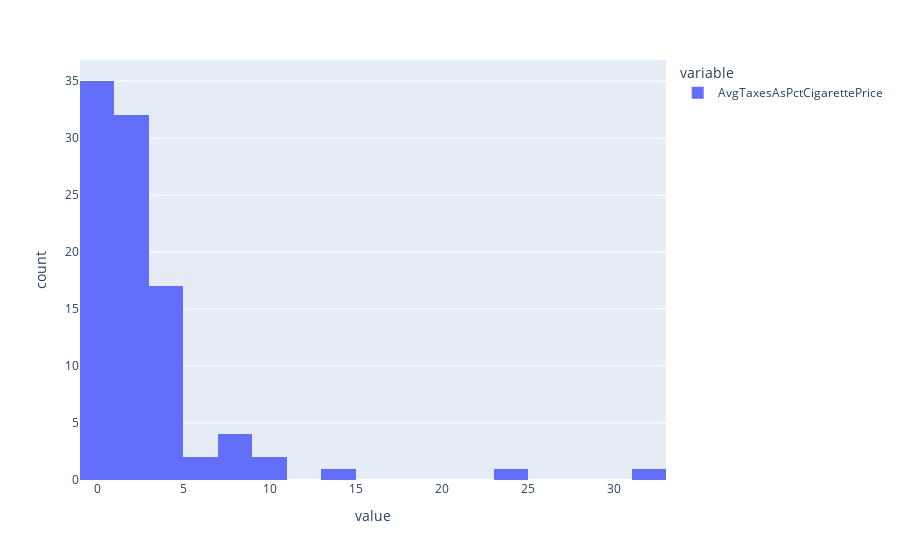

The cell this chart's notebook holds for it:
### Code cell
px.histogram(stop_smoking_df.groupby("Entity").std()["AvgTaxesAsPctCigarettePrice"])

### Figure 1 — Plotly figure (JSON) as saved in the notebook; plotly's stock layout.template omitted (floating-point values rounded to 4 significant figures; data arrays with more than 128 entries replaced by an {"elided": "..."} marker saying what was removed)
{"data": [{"alignmentgroup": "True", "bingroup": "x", "hovertemplate": "variable=AvgTaxesAsPctCigarettePrice<br>value=%{x}<br>count=%{y}<extra></extra>", "legendgroup": "AvgTaxesAsPctCigarettePrice", "marker": {"color": "#636efa", "pattern": {"shape": ""}}, "name": "AvgTaxesAsPctCigarettePrice", "offsetgroup": "AvgTaxesAsPctCigarettePrice", "orientation": "v", "showlegend": true, "type": "histogram", "x": {"elided": "194 float values"}, "xaxis": "x", "yaxis": "y"}], "layout": {"barmode": "relative", "legend": {"title": {"text": "variable"}, "tracegroupgap": 0}, "margin": {"t": 60}, "xaxis": {"anchor": "y", "domain": [0, 1], "title": {"text": "value"}}, "yaxis": {"anchor": "x", "domain": [0, 1], "title": {"text": "count"}}}}
